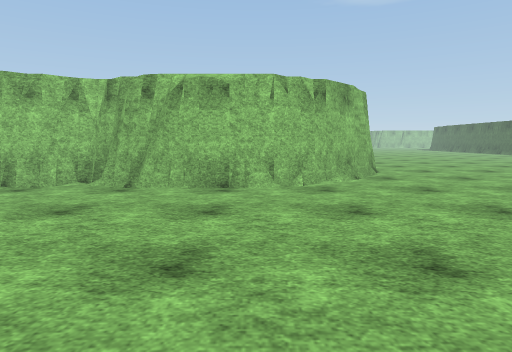
[1] (above)

20 first-person views from a walk through a scene from a Unity 3-D project. The camera is 1.2 m above the floor, tilts 6° down and sees 75° across. The floor is counted in squares, 1 m on a side. Each view is taken from the middle of a square. On the plan, view 1 faces up. The plan holds only what a view shows up to about 14 squares ahead; the rest is blank. The place goes on beyond the plan. The player character is not drawn. Surface patterns are stand-ins for the level's own textures.

[2]
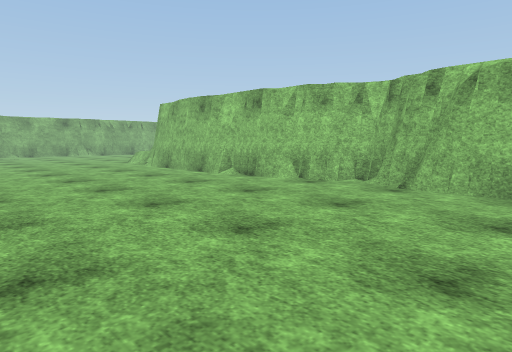

[3]
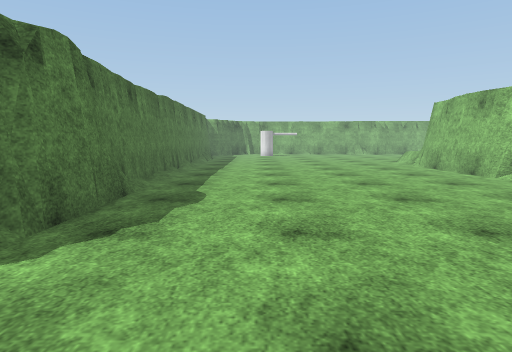

[4]
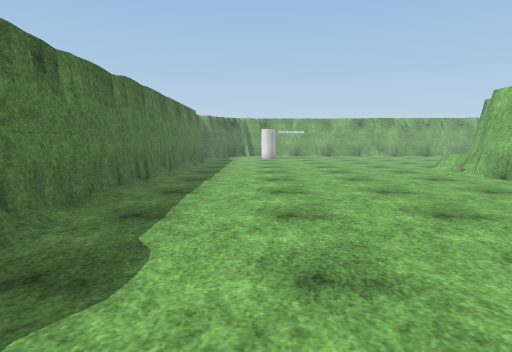

[5]
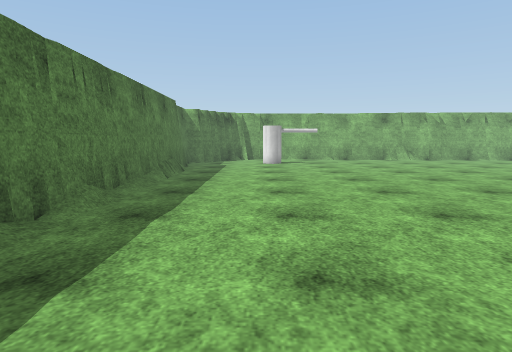

[6]
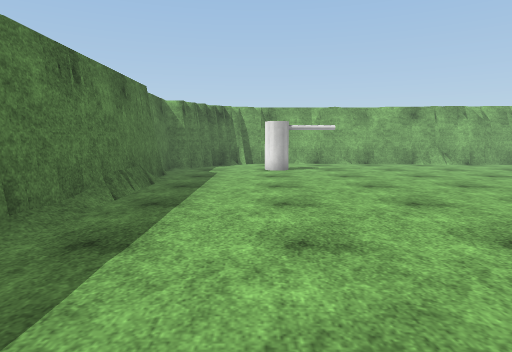

[7]
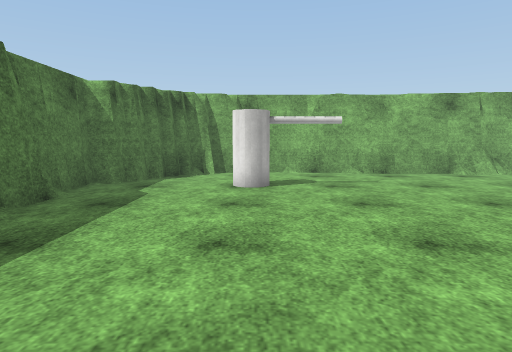

[8]
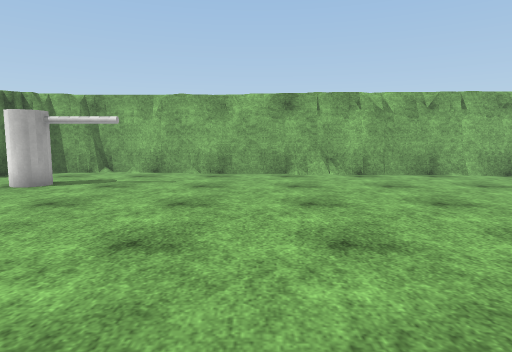

[9]
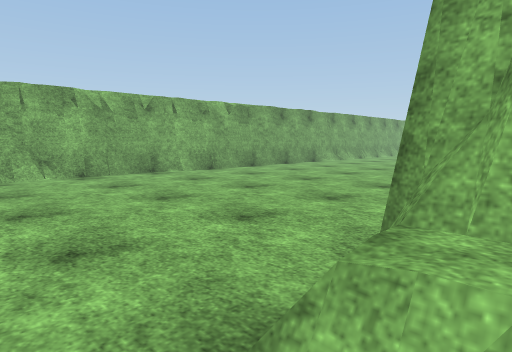

[10]
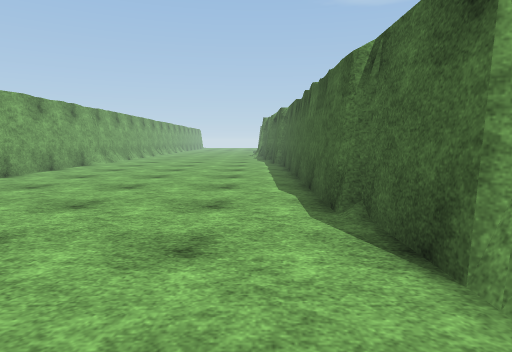

[11]
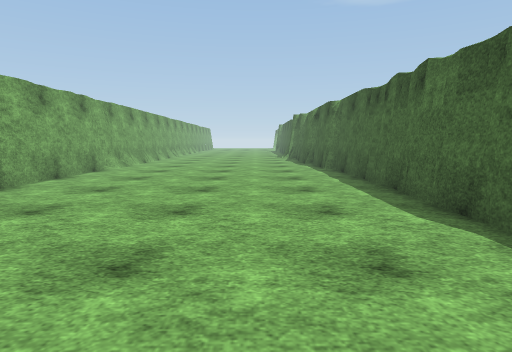

[12]
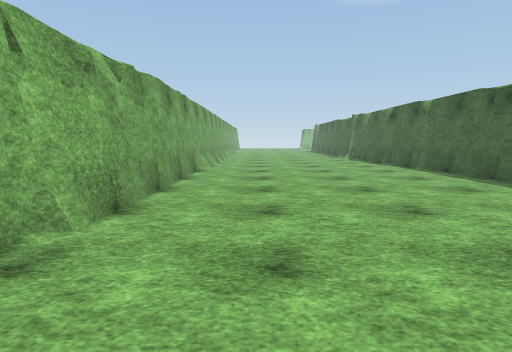

[13]
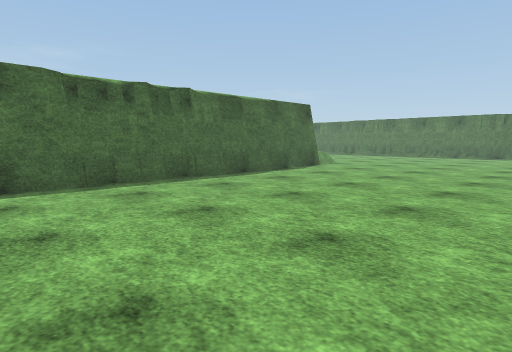

[14]
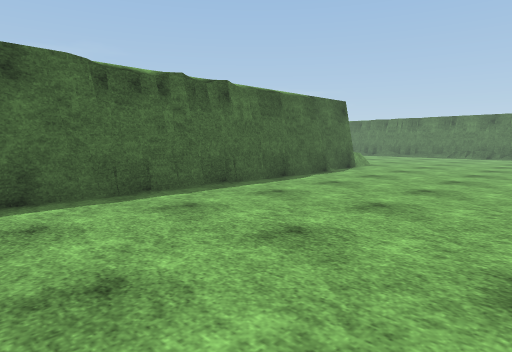

[15]
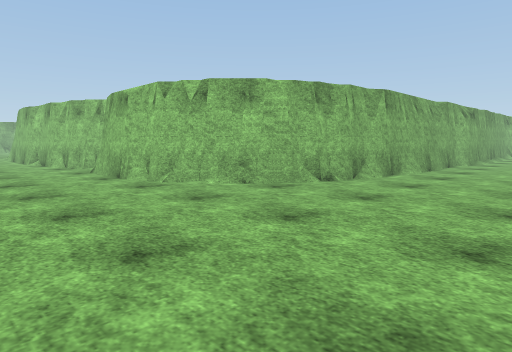

[16]
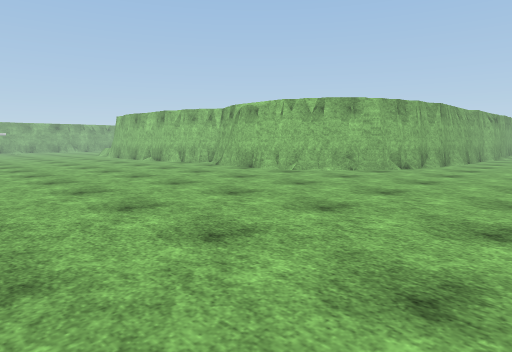

[17]
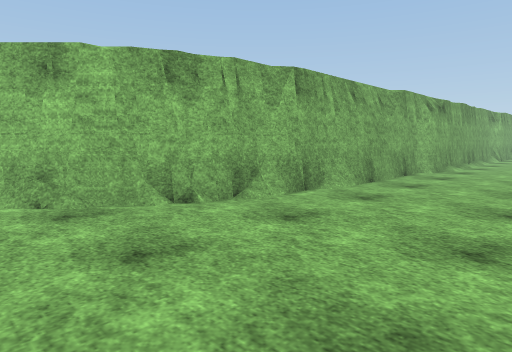

[18]
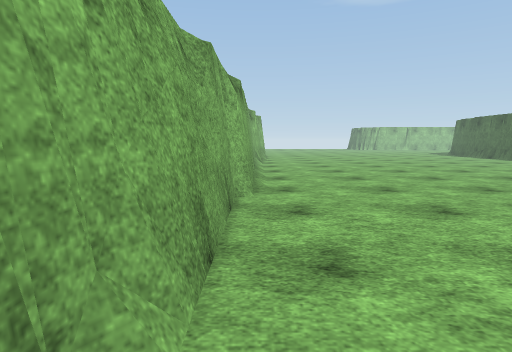

[19]
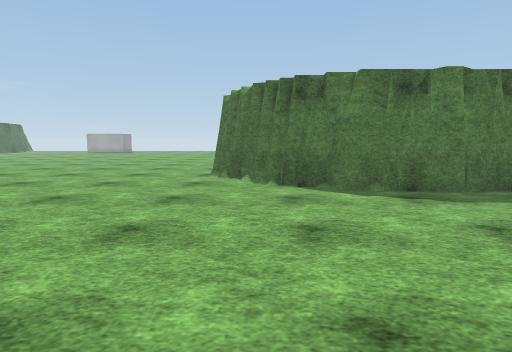

[20]
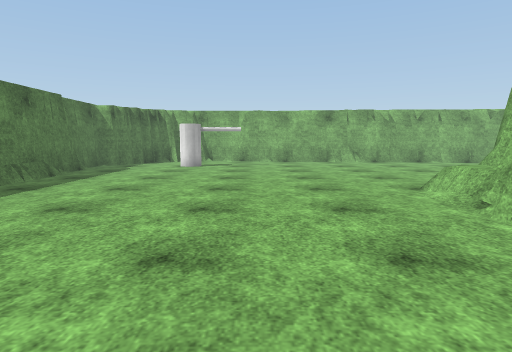

### Floor plan
Key: @ floor where view 1 was taken; # wall or solid block; . floor; = window, fence, low wall or low ledge; ^ raised ledge; O other object.
Columns run from 30 left of view 1 to 10 right of it. Each row starts with its distance up from view 1.
 24  #.........##                       #....
 23  #..........#                      ##....
 22  #..........#                      ##....
 21  #..........#                      #.....
 20  #..........#                      #.....
 19  #..........#                      #....
 18  #..........#                      #....
 17  #..........#                      #....
 16  #..........#                      #....
 15  #..........#                      #....
 14  #..........#                     ##.....
 13  #..........#                     ##.....
 12  #..........#                    ##......
 11  #..........#                    #.......
 10 ##..........##                 ###......
  9 ##..........^^##       #########.........
  8 ##............=#########.................
  7 ##.......................................
  6 ##.......................................
  5 ##......................................
  4 #........................................
  3 #.......................................
  2 #........................................
  1 #...O....................................
  0 #...O.........................@..........
 -1 ##......................................
 -2  ##.................................... .
 -3   ##...######################........
 -4    ######  ############    ###.......

Positions as (right, up) in squares from view 1, and headings:
1: (0, 0), facing up
2: (0, 0), facing up-left
3: (1, 0), facing left
4: (-3, 0), facing left
5: (-8, 0), facing left
6: (-12, 0), facing left
7: (-17, 1), facing left
8: (-17, 7), facing left
9: (-17, 7), facing up-left
10: (-20, 7), facing up
11: (-22, 10), facing up
12: (-26, 10), facing up
13: (-28, 24), facing down-right
14: (-26, 24), facing down-right
15: (10, 4), facing up-left
16: (10, -2), facing up-left
17: (10, 9), facing up-left
18: (6, 15), facing up
19: (0, 5), facing down
20: (-10, 4), facing left
